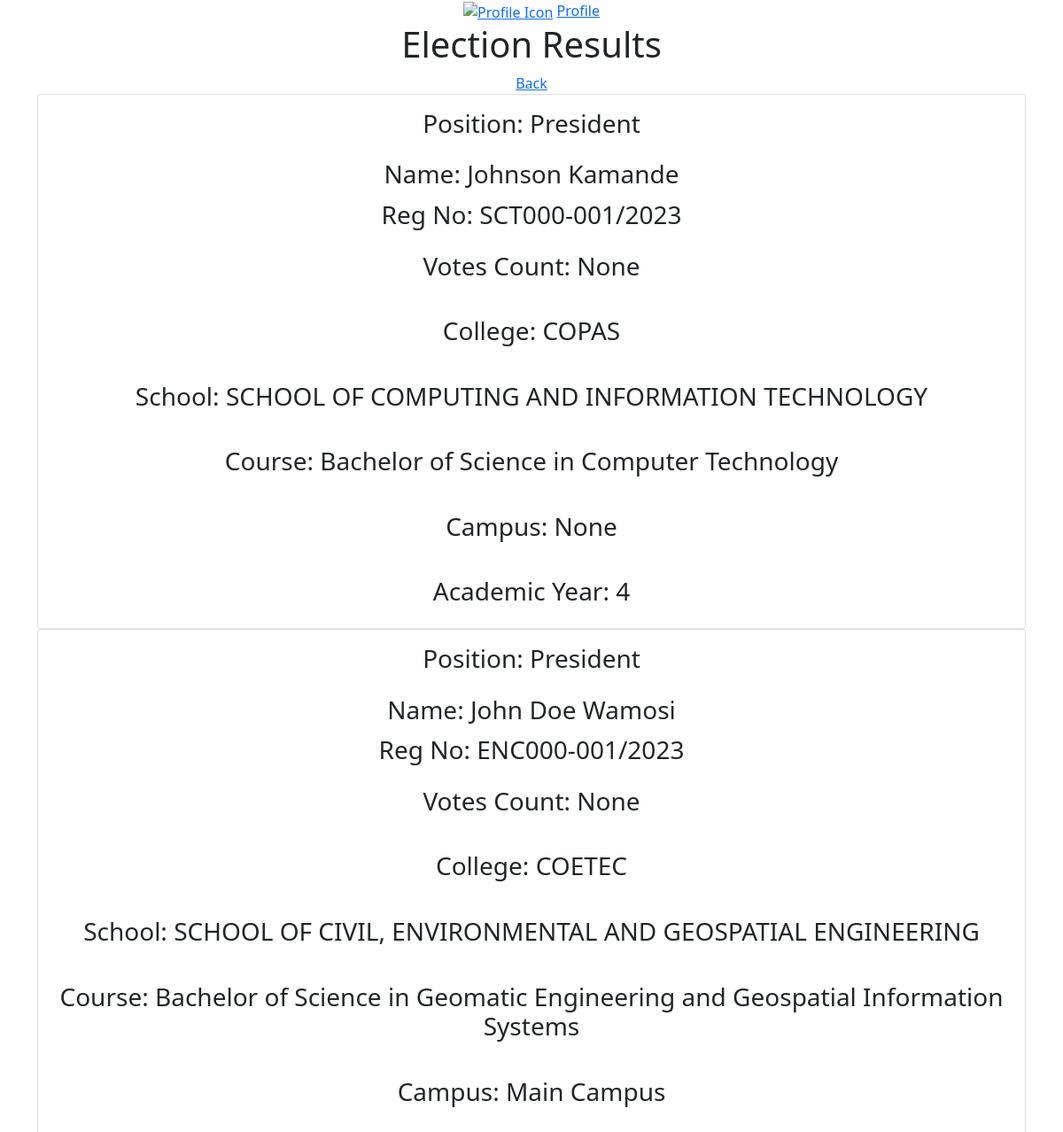
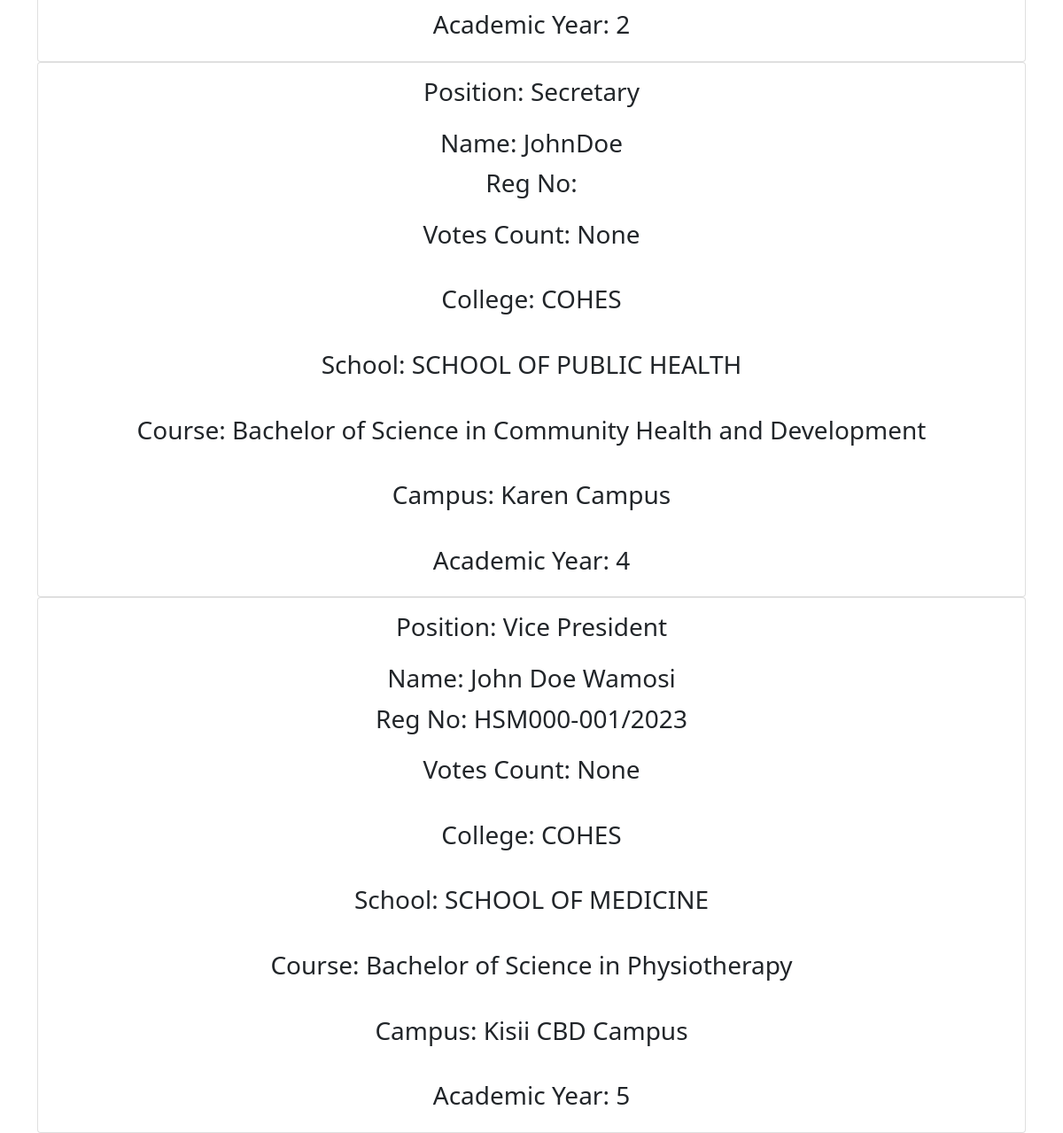
The app's page /results with its own data (2 pictures, top to bottom).
### tables this page shows
CREATE TABLE posts (
    id INTEGER PRIMARY KEY AUTOINCREMENT,
    name TEXT NOT NULL
);

CREATE TABLE candidates (
    id INTEGER PRIMARY KEY AUTOINCREMENT,
    name TEXT NOT NULL,
    regNo TEXT NOT NULL UNIQUE,  -- Assuming regNo uniquely identifies a candidate
    email TEXT NOT NULL,
    college TEXT NOT NULL,
    school TEXT NOT NULL,
    course TEXT NOT NULL,
    campus TEXT ,
    academicYear INTEGER NOT NULL,
    electedPost INTEGER,
    votes INTEGER,
    idNo INTEGER NOT NULL UNIQUE,
    FOREIGN KEY (electedPost) REFERENCES posts(name),
    FOREIGN KEY (regNo) REFERENCES voters(regNo)  -- Reference the regNo field in voters
    FOREIGN KEY (campus) REFERENCES campuses(name)
    FOREIGN KEY (college) REFERENCES colleges(name)
    FOREIGN KEY (school) REFERENCES schools(name)
    FOREIGN KEY (course) REFERENCES courses(name)

);

### main.py (the view)
@app.route('/results')
def results():
    electedcandidates = getcandidates()
    if electedcandidates:
        return render_template('results.html', electedcandidates=electedcandidates)
    else:
        return render_template('results.html', electedcandidates="No Data Found")

### main.py (called while the page is built)
def get_db_connection():
    conn = sqlite3.connect('electiondb.db')
    conn.row_factory = sqlite3.Row
    return conn

def getcandidates():
    conn = get_db_connection()
    candidates = conn.execute('SELECT * FROM candidates').fetchall()
    conn.close()
    candidates_list = [dict(candidate) for candidate in candidates]
    positions = get_posts()
    for candidate in candidates_list:
        position_id = candidate['electedPost']
        position_name = next((p['name'] for p in positions if p['id'] == position_id), None)
        candidate['electedPost'] = position_name
    return candidates_list

def get_posts():
    conn = get_db_connection()
    posts = conn.execute('SELECT * FROM posts').fetchall()
    conn.close()
    return posts

### templates/results.html (shortened to what this page needs)
{% extends 'base.html' %}
        {% block header%}
        <nav>
            <div class="nav-bar profile">
                <a href="#"><img src="images/Vector.png" alt="Profile Icon"></a>
                <a href="#">Profile</a>
            </div>
            <h1 class="nav-bar">Election Results</h1>
            <a href="#">Back</a>
        </nav>
        {% endblock%} {% block content %}{% if electedcandidates %} {% for candidate in electedcandidates %}
        <div class="container">
            <div class="card">
                <div class="card-body">
                    <h3>Position: {{candidate.electedPost}}</h3>
                </div>
                <div class="card-title">
                    <h3>Name: {{candidate.name}}</h3>
                </div>
                <div class="card-subtitle">
                    <h3>Reg No: {{candidate.regNo}}</h3>
                </div>
                <div class="card-body">
                    <h3>Votes Count: {{candidate.votes}}</h3>
                </div>
                <div class="card-body">
                    <h3>College: {{candidate.college}}</h3>
                </div>
                <div class="card-body">
                    <h3>School: {{candidate.school}}</h3>
                </div>
                <div class="card-body">
                    <h3>Course: {{candidate.course}}</h3>
                </div>
                <div class="card-body">
                    <h3>Campus: {{candidate.campus}}</h3>
                </div>
                <div class="card-body">
                    <h3>Academic Year: {{candidate.academicYear}}</h3>
                </div>
            </div>
        </div>
        {% endfor %} {% endif %}
    {%endblock%}

### records on screen
posts: electedPost "President" "President"
candidates: name "Johnson Kamande", regNo "SCT000-001/2023", college "COPAS", school "SCHOOL OF COMPUTING AND INFORMATION TECHNOLOGY", course "Bachelor of Science in Computer Technology"
candidates: name "John Doe Wamosi", regNo "ENC000-001/2023", college "COETEC", school "SCHOOL OF CIVIL, ENVIRONMENTAL AND GEOSPATIAL ENGINEERING", course "Bachelor of Science in Geomatic Engineering and Geospatial Information Systems", campus "Main Campus"
posts: electedPost "Secretary"
candidates: name "JohnDoe", college "COHES", school "SCHOOL OF PUBLIC HEALTH", course "Bachelor of Science in Community Health and Development", campus "Karen Campus"
posts: electedPost "Vice President"
candidates: name "John Doe Wamosi", regNo "HSM000-001/2023", college "COHES", school "SCHOOL OF MEDICINE", course "Bachelor of Science in Physiotherapy", campus "Kisii CBD Campus"

### other values on screen
{{ candidate.votes }} "None" "None" "None" "None"
{{ candidate.campus }} "None"
{{ candidate.academicYear }} "4" "2" "4" "5"
